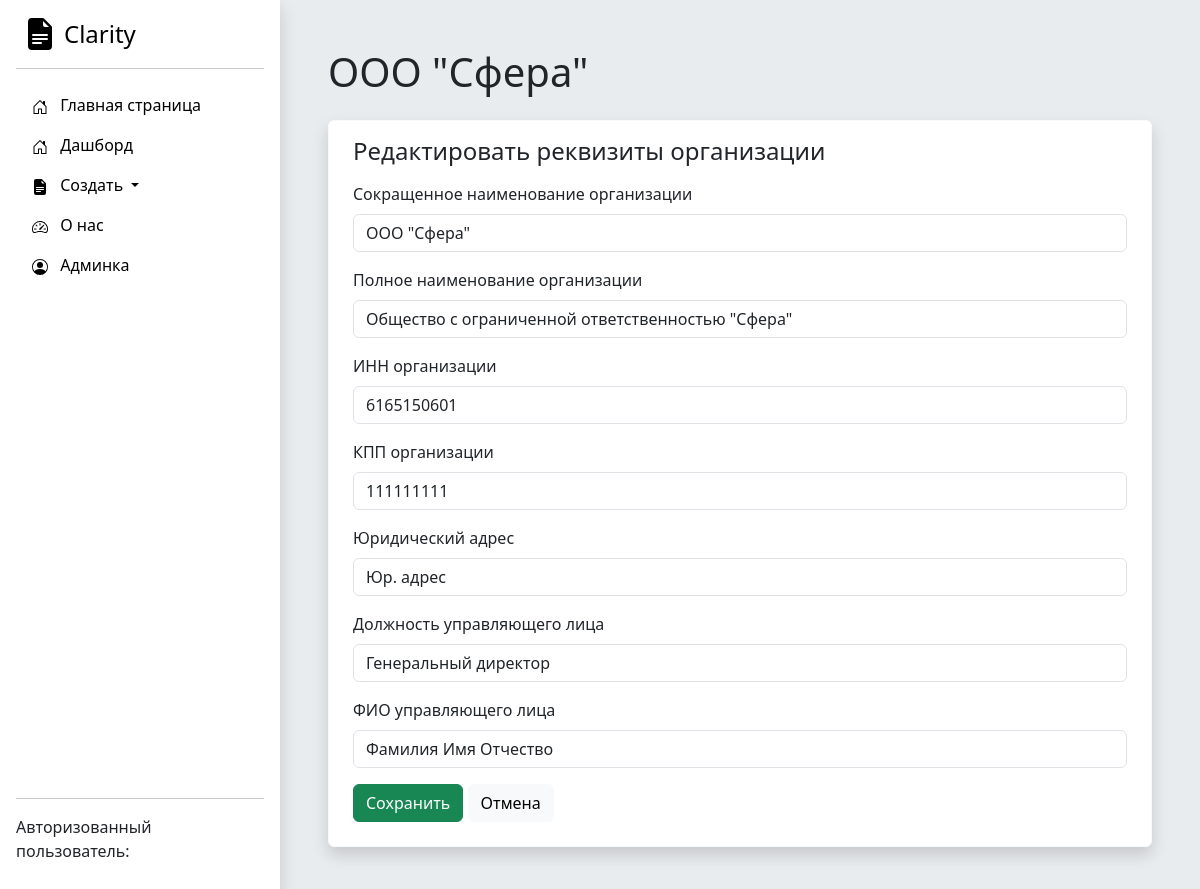
/organization/2/edit/, run on the app's committed database.
### Accounting/models.py (models this page shows, shortened)
class Organization(models.Model):
    full_name = models.CharField('Полное наименование', max_length=250)
    short_name = models.CharField('Краткое наименование', max_length=250)
    inn = models.IntegerField('ИНН')
    kpp = models.IntegerField('КПП')
    ur_adres = models.TextField('Юридический адрес')
    management_full_name = models.CharField('Управляющее лицо', max_length=250)
    management_post = models.CharField('Должность управляющего лица', max_length=250)
    class Meta:
        verbose_name = "Юридическое лицо"
        verbose_name_plural = "Юридические лица"

### Accounting/views.py (the view, shortened to what this page needs)
# urls.py: path('organization/<int:pk>/edit/', views.organization_edit, name='organization-edit'),
def organization_edit(request, pk):
    organization = Organization.objects.get(id=pk)
    error = ''
    form = OrganizationForm(instance=organization)
    context = {
        'form': form,
        'organization': organization,
        'error': error
    }
    return render(request, 'Accounting/organization-edit.html', context)

### DAM/templates/Accounting/organization-edit.html (shortened to what this page needs)
{% extends 'Accounting/base.html' %}
{% block content %}
<h1 class="mb-4">{{ organization.short_name }}</h1>
<div class="card border-light shadow p-3 bg-body rounded">
    <h4 class="ms-2">Редактировать реквизиты организации </h4>
  <div class="m-2">
<form method="post">
  <div class="mb-3">
  <label class="form-label">Сокращенное наименование организации</label>
{{ form.short_name }}
      </div>
        <div class="mb-3">
  <label class="form-label">Полное наименование организации</label>
{{ form.full_name }}
      </div>
    <div class="mb-3">
  <label class="form-label">ИНН организации</label>
 {{ form.inn }}
      </div>
            <div class="mb-3">
  <label class="form-label">КПП организации</label>
 {{ form.kpp }}
      </div>
            <div class="mb-3">
  <label class="form-label">Юридический адрес</label>
 {{ form.ur_adres }}
      </div>
        <div class="mb-3">
         <label class="form-label">Должность управляющего лица</label>
 {{ form.management_post }}
      </div>
        <div class="mb-3">
     <label class="form-label">ФИО управляющего лица</label>
 {{ form.management_full_name }}
      </div>
  <div class="d-grid gap-2 d-md-block">
      <button type="submit"  class="btn btn-success" type="button">Сохранить</button>
  <a class="btn btn-light" href="/organization/{{ organization.id }}">Отмена</a>
</div>
</form>
</div>
</div>
{% endblock %}

### data on the page
Organization: short_name "ООО \"Сфера\"", full_name "Общество с ограниченной ответственностью \"Сфера\"", inn "6165150601", kpp "111111111", ur_adres "Юр. адрес", management_post "Генеральный директор", management_full_name "Фамилия Имя Отчество"
